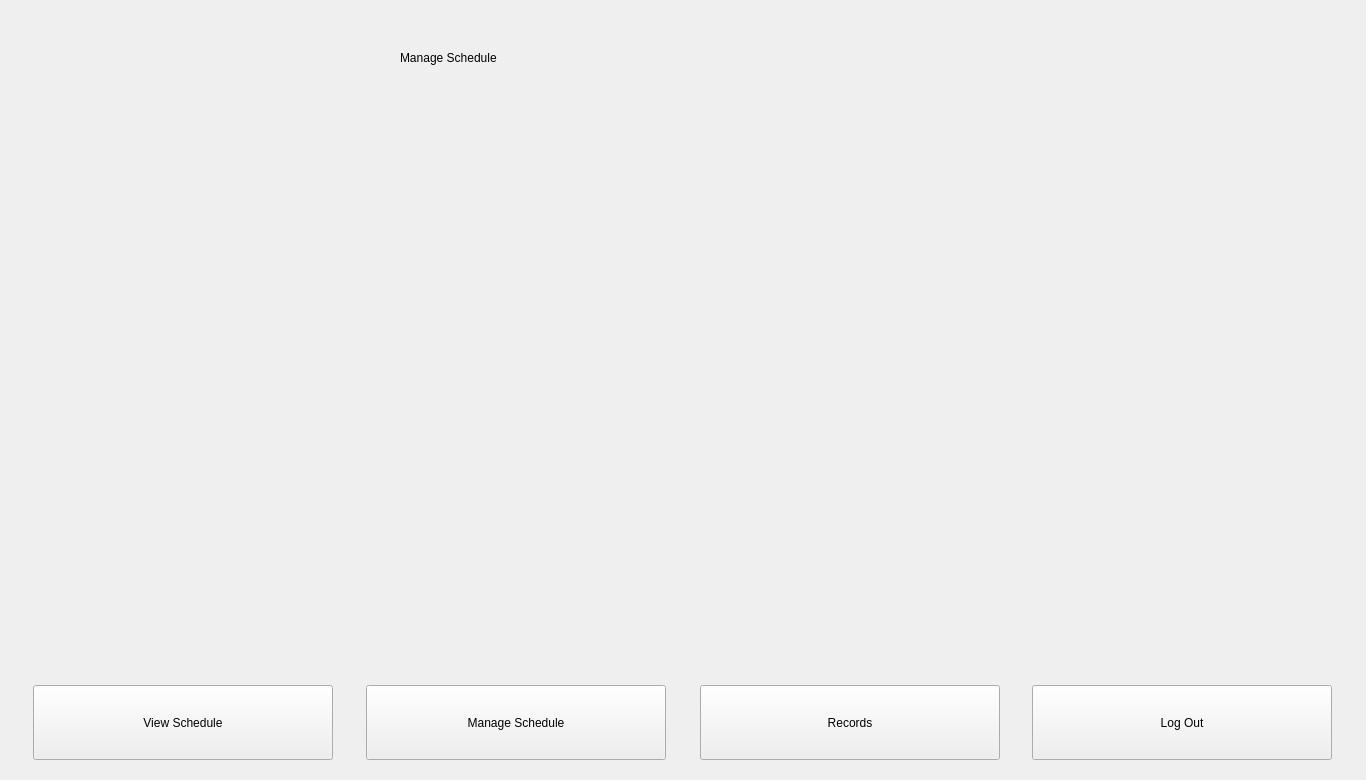
<?xml version="1.0" encoding="UTF-8"?>
<ui version="4.0">
 <class>MainWindow</class>
 <widget class="QMainWindow" name="MainWindow">
  <property name="geometry">
   <rect>
    <x>0</x>
    <y>0</y>
    <width>1366</width>
    <height>780</height>
   </rect>
  </property>
  <property name="windowTitle">
   <string>MainWindow</string>
  </property>
  <widget class="QWidget" name="MainScreen">
   <widget class="QPushButton" name="viewSched">
    <property name="geometry">
     <rect>
      <x>33</x>
      <y>685</y>
      <width>300</width>
      <height>75</height>
     </rect>
    </property>
    <property name="sizePolicy">
     <sizepolicy hsizetype="Minimum" vsizetype="Fixed">
      <horstretch>0</horstretch>
      <verstretch>0</verstretch>
     </sizepolicy>
    </property>
    <property name="text">
     <string>View Schedule</string>
    </property>
   </widget>
   <widget class="QPushButton" name="manSched">
    <property name="geometry">
     <rect>
      <x>366</x>
      <y>685</y>
      <width>300</width>
      <height>75</height>
     </rect>
    </property>
    <property name="sizePolicy">
     <sizepolicy hsizetype="Minimum" vsizetype="Fixed">
      <horstretch>0</horstretch>
      <verstretch>0</verstretch>
     </sizepolicy>
    </property>
    <property name="text">
     <string>Manage Schedule</string>
    </property>
   </widget>
   <widget class="QPushButton" name="records">
    <property name="geometry">
     <rect>
      <x>700</x>
      <y>685</y>
      <width>300</width>
      <height>75</height>
     </rect>
    </property>
    <property name="sizePolicy">
     <sizepolicy hsizetype="Minimum" vsizetype="Fixed">
      <horstretch>0</horstretch>
      <verstretch>0</verstretch>
     </sizepolicy>
    </property>
    <property name="text">
     <string>Records</string>
    </property>
   </widget>
   <widget class="QPushButton" name="logout">
    <property name="geometry">
     <rect>
      <x>1032</x>
      <y>685</y>
      <width>300</width>
      <height>75</height>
     </rect>
    </property>
    <property name="sizePolicy">
     <sizepolicy hsizetype="Minimum" vsizetype="Fixed">
      <horstretch>0</horstretch>
      <verstretch>0</verstretch>
     </sizepolicy>
    </property>
    <property name="text">
     <string>Log Out</string>
    </property>
   </widget>
   <widget class="QStackedWidget" name="stackedWidget">
    <property name="geometry">
     <rect>
      <x>0</x>
      <y>0</y>
      <width>1366</width>
      <height>650</height>
     </rect>
    </property>
    <widget class="QWidget" name="ManageSchedule">
     <widget class="QLabel" name="label_4">
      <property name="geometry">
       <rect>
        <x>400</x>
        <y>50</y>
        <width>391</width>
        <height>16</height>
       </rect>
      </property>
      <property name="text">
       <string>Manage Schedule</string>
      </property>
     </widget>
    </widget>
   </widget>
  </widget>
 </widget>
 <resources/>
 <connections/>
</ui>
